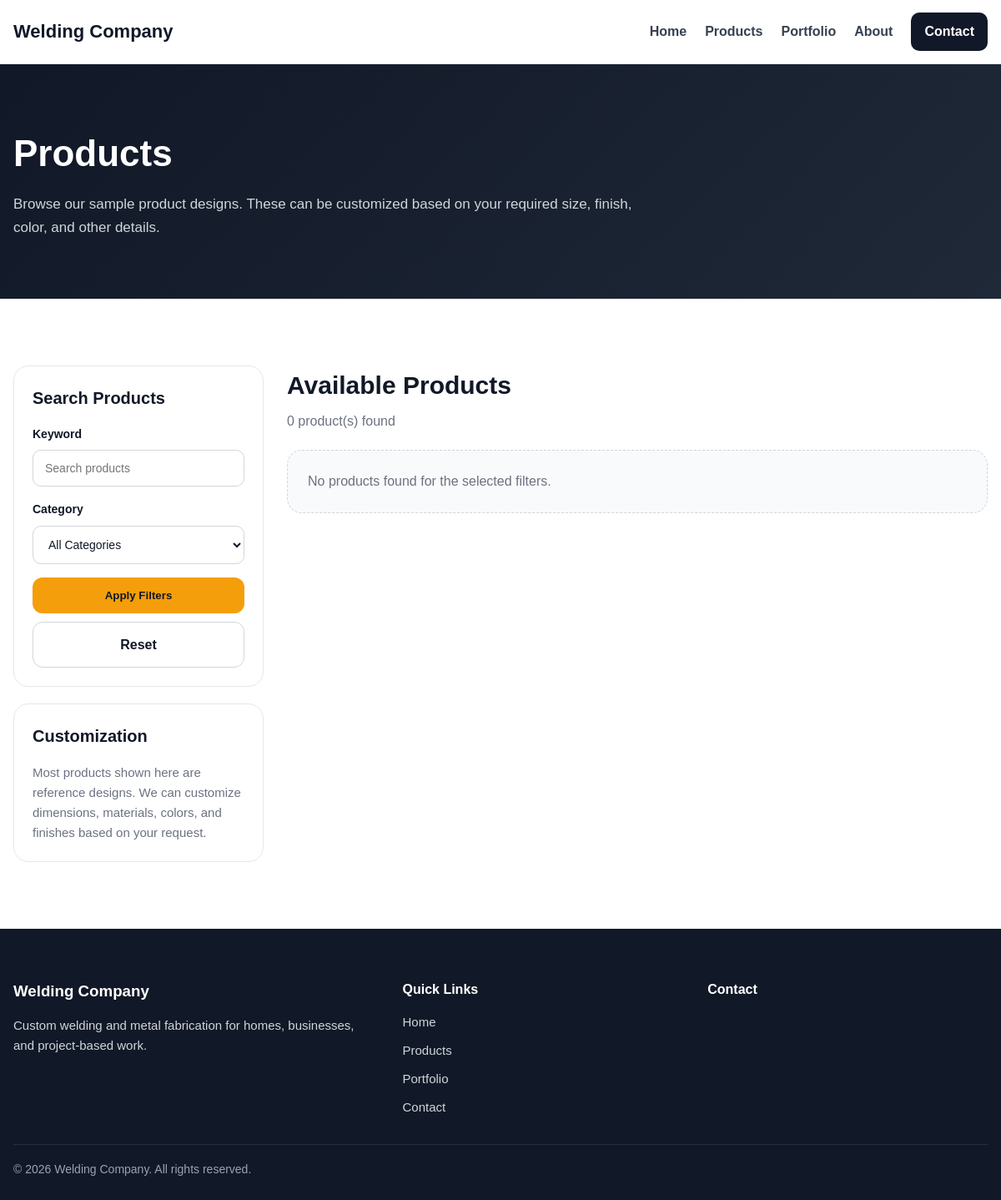
The page /products.php on the database as committed earlier.
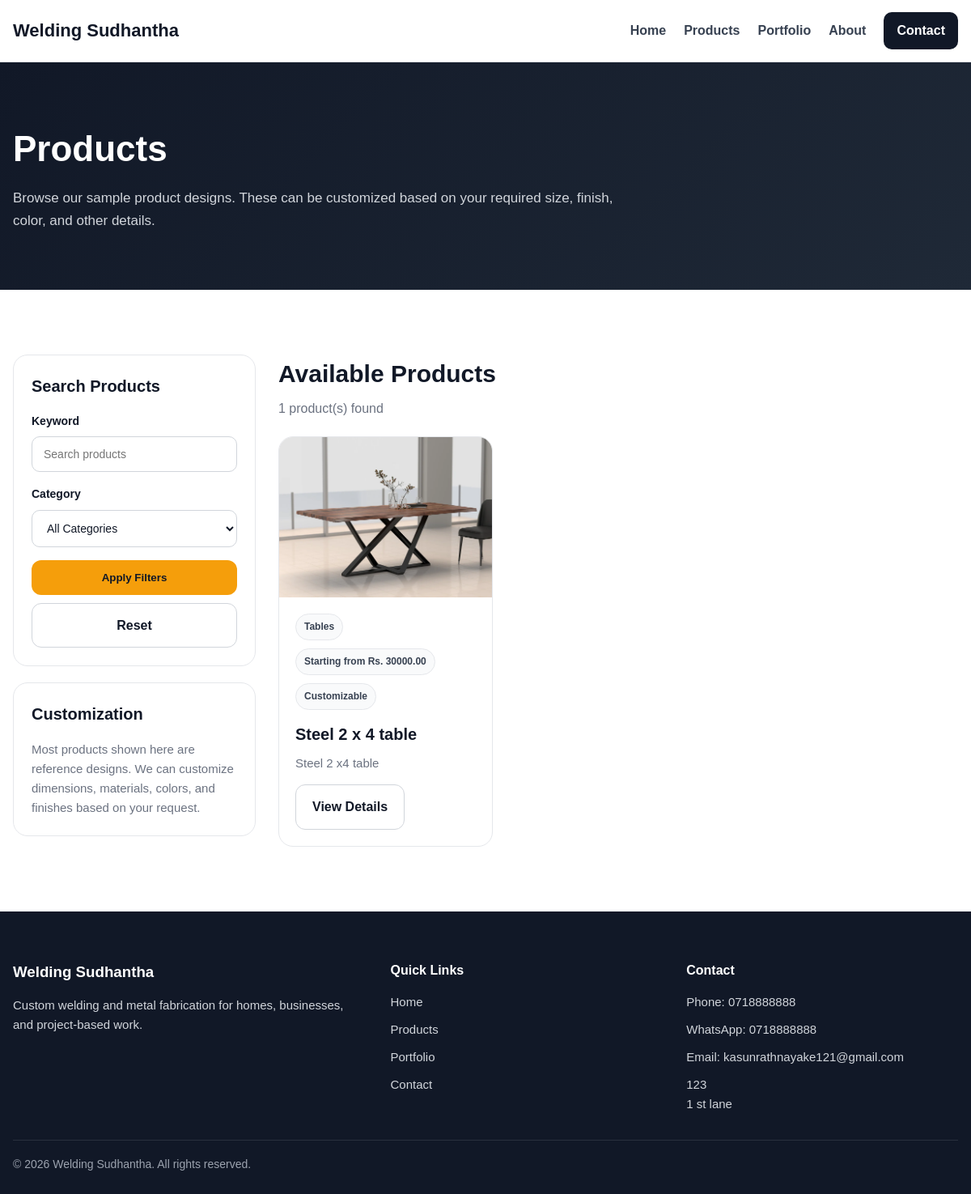
The same page on the database as committed later.
### tables this page shows
CREATE TABLE `site_settings` (
  `id` int NOT NULL,
  `site_name` varchar(200) NOT NULL,
  `phone` varchar(50) DEFAULT NULL,
  `whatsapp` varchar(50) DEFAULT NULL,
  `email` varchar(150) DEFAULT NULL,
  `address` text,
  `hero_title` varchar(255) DEFAULT NULL,
  `hero_subtitle` text
);

CREATE TABLE `products` (
  `id` int NOT NULL,
  `category_id` int NOT NULL,
  `name` varchar(200) NOT NULL,
  `slug` varchar(220) NOT NULL,
  `short_description` text,
  `full_description` text,
  `price_text` varchar(150) DEFAULT NULL,
  `available_colors` text,
  `is_customizable` tinyint(1) DEFAULT '1',
  `is_featured` tinyint(1) DEFAULT '0',
  `status` tinyint(1) DEFAULT '1',
  `created_at` timestamp NULL DEFAULT CURRENT_TIMESTAMP
);

CREATE TABLE `categories` (
  `id` int NOT NULL,
  `name` varchar(150) NOT NULL,
  `slug` varchar(180) NOT NULL,
  `description` text,
  `status` tinyint(1) DEFAULT '1',
  `created_at` timestamp NULL DEFAULT CURRENT_TIMESTAMP
);

### includes/functions.php (called while the page is built, shortened)
<?php
function e($value): string
{
    return htmlspecialchars((string)($value ?? ''), ENT_QUOTES, 'UTF-8');
}
function get_site_settings(PDO $pdo): array
{
    $stmt = $pdo->query("SELECT * FROM site_settings ORDER BY id ASC LIMIT 1");
    $settings = $stmt->fetch();
    return $settings ?: [
        'site_name' => 'Welding Company',
        'phone' => '',
        'whatsapp' => '',
        'email' => '',
        'address' => '',
        'hero_title' => 'Custom Welding & Metal Fabrication',
        'hero_subtitle' => 'We build metal products and custom fabrication work for homes, businesses, and projects.'
    ];
}
function get_public_products(PDO $pdo, string $search = '', int $categoryId = 0): array
{
    $sql = "
        SELECT p.*, c.name AS category_name,
               (
                   SELECT pi.image_path
                   FROM product_images pi
                   WHERE pi.product_id = p.id
                   ORDER BY pi.sort_order ASC, pi.id ASC
                   LIMIT 1
               ) AS primary_image
        FROM products p
        INNER JOIN categories c ON c.id = p.category_id
        WHERE p.status = 1
          AND c.status = 1
    ";
    $params = [];
    $sql .= " ORDER BY p.is_featured DESC, p.id DESC ";
    $stmt = $pdo->prepare($sql);
    $stmt->execute($params);
    return $stmt->fetchAll();
}

### products.php (the view, shortened to what the changed rows need)
<?php
require_once __DIR__ . '/includes/db.php';
require_once __DIR__ . '/includes/functions.php';
$siteSettings = get_site_settings($pdo);
$search = trim($_GET['search'] ?? '');
$categoryId = isset($_GET['category']) ? (int)$_GET['category'] : 0;
$products = get_public_products($pdo, $search, $categoryId);
$frontendCssFiles = ['products.css'];
require_once __DIR__ . '/includes/frontend-header.php';
?>
<section class="page-hero">
    <div class="container">
        <div class="page-hero-content">
            <h1>Products</h1>
        </div>
    </div>
</section>
<section class="section">
    <div class="container">
        <div class="products-layout">
            <div class="products-content">
                <div class="products-toolbar">
                    <div>
                        <h2>Available Products</h2>
                        <p><?php echo count($products); ?> product(s) found</p>
                    </div>
                </div>
                <?php if (!empty($products)): ?>
                    <div class="card-grid">
                        <?php foreach ($products as $product): ?>
                            <article class="common-card">
                                <div class="common-card-image">
                                    <?php if (!empty($product['primary_image'])): ?>
                                        <img src="<?php echo UPLOADS_URL . 'products/' . e($product['primary_image']); ?>" alt="<?php echo e($product['name']); ?>">
                                    <?php else: ?>
                                        <div class="image-fallback">No Image</div>
                                    <?php endif; ?>
                                </div>
                                <div class="common-card-body">
                                    <div class="common-meta">
                                        <span><?php echo e($product['category_name']); ?></span>
                                        <?php if (!empty($product['price_text'])): ?>
                                            <span><?php echo e($product['price_text']); ?></span>
                                        <?php endif; ?>
                                        <?php if ((int)$product['is_customizable'] === 1): ?>
                                            <span>Customizable</span>
                                        <?php endif; ?>
                                    </div>
                                    <h3><?php echo e($product['name']); ?></h3>
                                    <p>
                                        <?php echo e($product['short_description'] ?: 'Custom metal product available on request.'); ?>
                                    </p>
                                    <a href="<?php echo BASE_URL; ?>product.php?slug=<?php echo urlencode($product['slug']); ?>" class="btn btn-outline">
                                        View Details
                                    </a>
                                </div>
                            </article>
                        <?php endforeach; ?>
                    </div>
                <?php else: ?>
                    <div class="empty-public-state">
                        <p>No products found for the selected filters.</p>
                    </div>
                <?php endif; ?>
            </div>
        </div>
    </div>
</section>
<?php require_once __DIR__ . '/includes/frontend-footer.php'; ?>

### includes/frontend-header.php (shortened to what the changed rows need)
<?php
$frontendCssFiles = $frontendCssFiles ?? [];
?>
<!DOCTYPE html>
<html lang="en">
<head>
    <link rel="stylesheet" href="<?php echo ASSETS_URL; ?>css/frontend/shared.css">
    <?php foreach ($frontendCssFiles as $cssFile): ?>
        <link rel="stylesheet" href="<?php echo ASSETS_URL . 'css/frontend/' . e($cssFile); ?>">
    <?php endforeach; ?>
</head>
<body>
<header class="site-header">
    <div class="container header-inner">
        <a href="<?php echo BASE_URL; ?>" class="site-logo">
            <?php echo e($siteSettings['site_name'] ?: 'Welding Company'); ?>
        </a>
        <nav class="site-nav" id="siteNav">
            <a href="<?php echo BASE_URL; ?>">Home</a>
            <a href="<?php echo BASE_URL; ?>products.php">Products</a>
            <a href="<?php echo BASE_URL; ?>portfolio.php">Portfolio</a>
            <a href="<?php echo BASE_URL; ?>about.php">About</a>
            <a href="<?php echo BASE_URL; ?>contact.php" class="nav-cta">Contact</a>
        </nav>
    </div>
</header>

### includes/frontend-footer.php (shortened to what the changed rows need)
<footer class="site-footer">
    <div class="container footer-grid">
        <div class="footer-block">
            <h3><?php echo e($siteSettings['site_name'] ?: 'Welding Company'); ?></h3>
            <p>
                Custom welding and metal fabrication for homes, businesses, and project-based work.
            </p>
        </div>
        <div class="footer-block">
            <ul>
                <?php if (!empty($siteSettings['phone'])): ?>
                    <li>Phone: <?php echo e($siteSettings['phone']); ?></li>
                <?php endif; ?>
                <?php if (!empty($siteSettings['whatsapp'])): ?>
                    <li>WhatsApp: <?php echo e($siteSettings['whatsapp']); ?></li>
                <?php endif; ?>
                <?php if (!empty($siteSettings['email'])): ?>
                    <li>Email: <?php echo e($siteSettings['email']); ?></li>
                <?php endif; ?>
                <?php if (!empty($siteSettings['address'])): ?>
                    <li><?php echo nl2br(e($siteSettings['address'])); ?></li>
                <?php endif; ?>
            </ul>
        </div>
    </div>
    <div class="container footer-bottom">
        <p>&copy; <?php echo date('Y'); ?> <?php echo e($siteSettings['site_name'] ?: 'Welding Company'); ?>. All rights reserved.</p>
    </div>
</footer>
</body>
</html>

Rows that differ between the two databases and show on the page:
added site_settings: site_name "Welding Sudhantha", phone "0718888888", whatsapp "0718888888", email "kasunrathnayake121@gmail.com", address "123 1 st lane"
added products: category.name "Tables", price_text "Starting from Rs. 30000.00", is_customizable "Customizable", name "Steel 2 x 4 table", short_description "Steel 2 x4 table"
Other text that changed with them:
count($products): "0" → "1"
$siteSettings['site_name'] ?: 'Welding Company': "Welding Company" → (not shown)
text no longer shown: "No products found for the selected filters."
text now shown: "Phone: WhatsApp: Email:"
